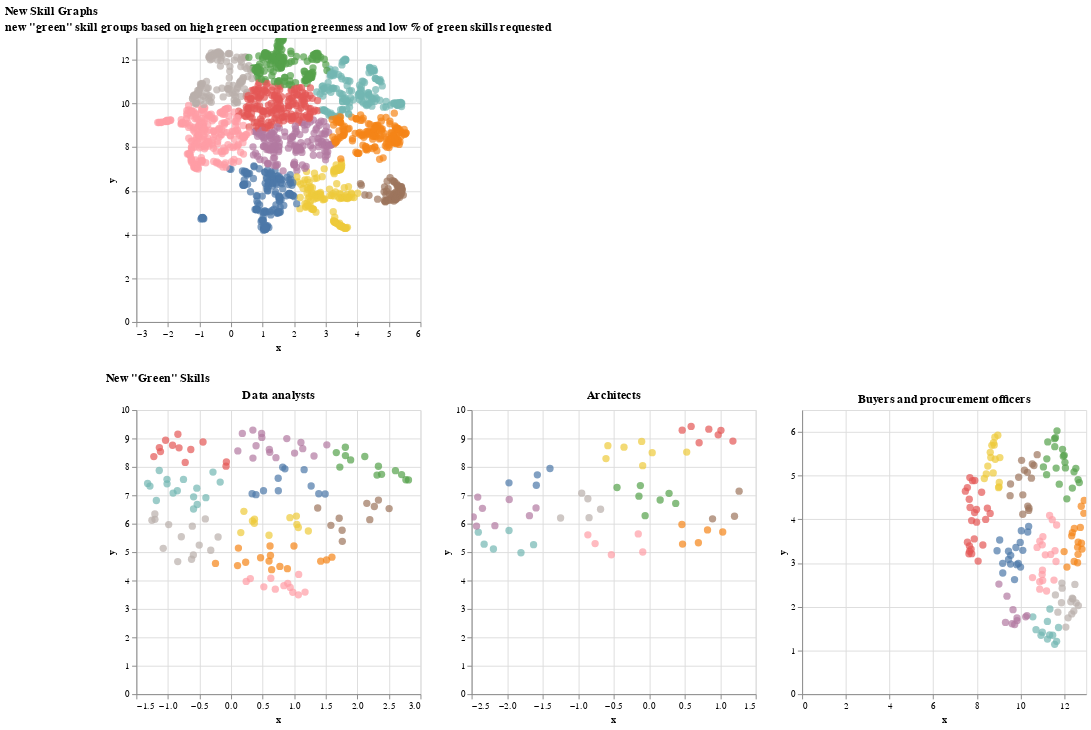

The notebook cell this image was saved under:
### Code cell
#save skill graphs

new_skills_charts = occ1_new_skills | occ2_new_skills | occ3_new_skills
#add title to the graphs
new_skills_charts.title = 'New "Green" Skills' 

skill_graphs = new_green_skills_clust & new_skills_charts
skill_graphs.title = "New Skill Graphs"

skill_graphs.save(f'{graph_dir}/new_green_skills.html')

skill_graphs

### Figure 1 — Vega-Lite specification as saved in the notebook (floating-point values rounded to 4 significant figures; data arrays with more than 128 entries replaced by an {"elided": "..."} marker saying what was removed)
{"config": {"view": {"continuousWidth": 300, "continuousHeight": 300}}, "vconcat": [{"data": {"name": "data-3ca03f0340212f70d373aac1fcf229eb"}, "mark": {"type": "circle", "size": 60}, "encoding": {"color": {"field": "cluster_number", "legend": null, "title": "Cluster Number", "type": "nominal"}, "tooltip": [{"field": "skill", "type": "nominal"}, {"field": "cluster_number", "type": "quantitative"}], "x": {"field": "x", "type": "quantitative"}, "y": {"field": "y", "type": "quantitative"}}, "name": "view_8", "title": "new \"green\" skill groups based on high green occupation greenness and low % of green skills requested"}, {"hconcat": [{"data": {"name": "data-268249bdc45c3900970d0570b41e5470"}, "mark": {"type": "circle", "size": 60}, "encoding": {"color": {"field": "cluster_number", "legend": null, "title": "Cluster Number", "type": "nominal"}, "tooltip": [{"field": "skill", "type": "nominal"}, {"field": "cluster_number", "type": "quantitative"}], "x": {"field": "x", "type": "quantitative"}, "y": {"field": "y", "type": "quantitative"}}, "name": "view_5", "title": "Data analysts"}, {"data": {"name": "data-876414833b370b2d07d6e1afba608cde"}, "mark": {"type": "circle", "size": 60}, "encoding": {"color": {"field": "cluster_number", "legend": null, "title": "Cluster Number", "type": "nominal"}, "tooltip": [{"field": "skill", "type": "nominal"}, {"field": "cluster_number", "type": "quantitative"}], "x": {"field": "x", "type": "quantitative"}, "y": {"field": "y", "type": "quantitative"}}, "name": "view_6", "title": "Architects"}, {"data": {"name": "data-7b4f33bff1e876e111c67a658825e34c"}, "mark": {"type": "circle", "size": 60}, "encoding": {"color": {"field": "cluster_number", "legend": null, "title": "Cluster Number", "type": "nominal"}, "tooltip": [{"field": "skill", "type": "nominal"}, {"field": "cluster_number", "type": "quantitative"}], "x": {"field": "x", "type": "quantitative"}, "y": {"field": "y", "type": "quantitative"}}, "name": "view_7", "title": "Buyers and procurement officers"}], "title": "New \"Green\" Skills"}], "params": [{"name": "param_7", "select": {"type": "interval", "encodings": ["x", "y"]}, "bind": "scales", "views": ["view_8"]}, {"name": "param_8", "select": {"type": "interval", "encodings": ["x", "y"]}, "bind": "scales", "views": ["view_5"]}, {"name": "param_9", "select": {"type": "interval", "encodings": ["x", "y"]}, "bind": "scales", "views": ["view_6"]}, {"name": "param_10", "select": {"type": "interval", "encodings": ["x", "y"]}, "bind": "scales", "views": ["view_7"]}], "title": "New Skill Graphs", "$schema": "https://vega.github.io/schema/vega-lite/v5.14.1.json", "datasets": {"data-3ca03f0340212f70d373aac1fcf229eb": {"elided": "1687 records"}, "data-268249bdc45c3900970d0570b41e5470": {"elided": "130 records"}, "data-876414833b370b2d07d6e1afba608cde": [{"skill": "Able to work to tight deadlines", "cluster_number": 7, "x": -0.8632, "y": 5.609}, {"skill": "Adobe CC", "cluster_number": 2, "x": 0.8399, "y": 9.328}, {"skill": "An up-to-date", "cluster_number": 1, "x": 1.035, "y": 5.708}, {"skill": "Coordinate preliminary architectural studies", "cluster_number": 4, "x": -0.1439, "y": 6.97}, {"skill": "Prepare graphic presentations", "cluster_number": 2, "x": 0.7036, "y": 8.851}, {"skill": "champion the delivery of", "cluster_number": 1, "x": 0.47, "y": 5.281}, {"skill": "Able to manage information and financial data", "cluster_number": 7, "x": -0.5323, "y": 4.907}, {"skill": "ARB Registered with several years working as an Architect.", "cluster_number": 0, "x": -1.589, "y": 7.352}, {"skill": "Architectural practice", "cluster_number": 4, "x": -0.1238, "y": 7.341}, {"skill": "Adobe", "cluster_number": 2, "x": 1.179, "y": 8.907}, {"skill": "Artios", "cluster_number": 8, "x": 1.201, "y": 6.261}, {"skill": "Advising clients on how to comply with ESG-related current or", "cluster_number": 3, "x": -1.627, "y": 5.263}, {"skill": "A-level results", "cluster_number": 8, "x": 0.8922, "y": 6.17}, {"skill": "ARB RIBA Registered", "cluster_number": 0, "x": -1.574, "y": 7.72}, {"skill": "A degree in Landscape Architecture", "cluster_number": 9, "x": -0.9497, "y": 7.074}, {"skill": "Ambition", "cluster_number": 7, "x": -0.1536, "y": 5.64}, {"skill": "CAD", "cluster_number": 5, "x": -0.5815, "y": 8.748}, {"skill": "ARB RIBA accredited", "cluster_number": 0, "x": -1.974, "y": 7.438}, {"skill": "3 years' experience to grow within a talented team", "cluster_number": 3, "x": -2.406, "y": 5.702}, {"skill": "Carry out projects from inception through to completion", "cluster_number": 4, "x": 0.1547, "y": 6.835}, {"skill": "Build good relationships", "cluster_number": 3, "x": -2.193, "y": 5.108}, {"skill": "3d modelling software", "cluster_number": 5, "x": 0.0428, "y": 8.499}, {"skill": "Confident in liaising with clients", "cluster_number": 3, "x": -1.805, "y": 4.977}, {"skill": "delivering environmental stewardship", "cluster_number": 9, "x": -1.247, "y": 6.2}, {"skill": "AWS", "cluster_number": 8, "x": 1.266, "y": 7.146}, {"skill": "2 + years technical experience in an architectural office", "cluster_number": 6, "x": -2.414, "y": 6.936}, {"skill": "Computer literate with knowledge of CAD software", "cluster_number": 5, "x": -0.3542, "y": 8.694}, {"skill": "Organised", "cluster_number": 1, "x": 0.6928, "y": 5.328}, {"skill": "Assist Leadership of a design team", "cluster_number": 9, "x": -0.6844, "y": 6.509}, {"skill": "A full UK European driving license", "cluster_number": 6, "x": -2.347, "y": 6.542}, {"skill": "Account Management", "cluster_number": 7, "x": -0.09018, "y": 5.003}, {"skill": "Adobe Creative Suite", "cluster_number": 2, "x": 0.4648, "y": 9.293}, {"skill": "AutoCAD", "cluster_number": 5, "x": -0.1056, "y": 8.895}, {"skill": "accreditation and their 'Sustainable Transport Champion' award", "cluster_number": 6, "x": -1.685, "y": 6.284}, {"skill": "tangible and attainable targets", "cluster_number": 4, "x": -0.05667, "y": 6.282}, {"skill": "Adobe PS and InDesign", "cluster_number": 2, "x": 1.01, "y": 9.285}, {"skill": "Adobe Suite", "cluster_number": 2, "x": 0.5908, "y": 9.425}, {"skill": "ARB, RTPI", "cluster_number": 0, "x": -1.397, "y": 7.941}, {"skill": "Ability to meet tight deadlines", "cluster_number": 7, "x": -0.7612, "y": 5.301}, {"skill": "3+ years' experience in a relevant field", "cluster_number": 6, "x": -2.172, "y": 5.931}, {"skill": "3 years' experience, not deal-breaker", "cluster_number": 3, "x": -1.973, "y": 5.76}, {"skill": "3 years' post qualification experience to grow within a talented", "cluster_number": 6, "x": -2.431, "y": 5.916}, {"skill": "3D modelling", "cluster_number": 5, "x": -0.091, "y": 8.044}, {"skill": "5+ years' experience (post qualification)A full understanding of the UK", "cluster_number": 6, "x": -2.476, "y": 6.238}, {"skill": "Business development", "cluster_number": 3, "x": -2.324, "y": 5.28}, {"skill": "CAD expert", "cluster_number": 5, "x": -0.6081, "y": 8.293}, {"skill": "Architecture vision", "cluster_number": 4, "x": 0.2801, "y": 7.069}, {"skill": "A", "cluster_number": 1, "x": 0.8215, "y": 5.781}, {"skill": "Achieve high Architectural Standards", "cluster_number": 4, "x": -0.4525, "y": 7.274}, {"skill": "Education, residential, commercial, and healthcare sectors", "cluster_number": 6, "x": -1.593, "y": 6.556}, {"skill": "Passive", "cluster_number": 1, "x": 0.4611, "y": 5.97}, {"skill": "Adobe user", "cluster_number": 2, "x": 0.9717, "y": 9.128}, {"skill": "Able to effectively prepare presentation drawings", "cluster_number": 5, "x": 0.5283, "y": 8.522}, {"skill": "Architect", "cluster_number": 4, "x": 0.3737, "y": 6.715}, {"skill": "Analyzing complex environmental reports", "cluster_number": 9, "x": -0.8463, "y": 6.213}, {"skill": "3 years UK experience in architectural practice", "cluster_number": 6, "x": -1.97, "y": 6.852}, {"skill": "Assist in the provision of specialist landscape design", "cluster_number": 9, "x": -0.8632, "y": 6.879}], "data-7b4f33bff1e876e111c67a658825e34c": {"elided": "166 records"}}}
